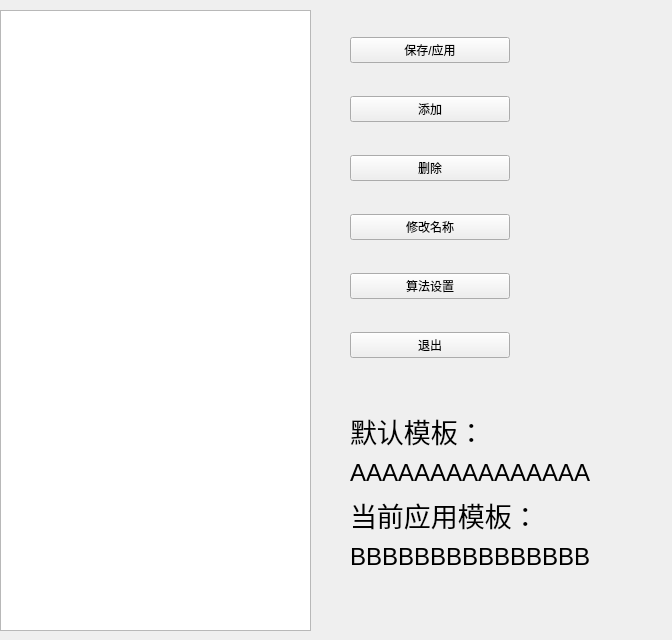
    <widget class="QWidget" name="tab_4">
     <attribute name="title">
      <string>模板管理</string>
     </attribute>
     <widget class="QListWidget" name="listWidget">
      <property name="geometry">
       <rect>
        <x>0</x>
        <y>10</y>
        <width>311</width>
        <height>621</height>
       </rect>
      </property>
      <property name="font">
       <font>
        <family>SimSun-ExtB</family>
        <pointsize>16</pointsize>
       </font>
      </property>
     </widget>
     <widget class="QWidget" name="layoutWidget">
      <property name="geometry">
       <rect>
        <x>350</x>
        <y>410</y>
        <width>313</width>
        <height>163</height>
       </rect>
      </property>
      <layout class="QVBoxLayout" name="verticalLayout_3">
       <item>
        <widget class="QLabel" name="label_54">
         <property name="minimumSize">
          <size>
           <width>0</width>
           <height>40</height>
          </size>
         </property>
         <property name="maximumSize">
          <size>
           <width>16777215</width>
           <height>40</height>
          </size>
         </property>
         <property name="font">
          <font>
           <family>AcadEref</family>
           <pointsize>20</pointsize>
          </font>
         </property>
         <property name="text">
          <string>默认模板：</string>
         </property>
        </widget>
       </item>
       <item>
        <widget class="QLabel" name="lb_DefaultName">
         <property name="minimumSize">
          <size>
           <width>311</width>
           <height>30</height>
          </size>
         </property>
         <property name="maximumSize">
          <size>
           <width>311</width>
           <height>30</height>
          </size>
         </property>
         <property name="font">
          <font>
           <family>Arial</family>
           <pointsize>18</pointsize>
          </font>
         </property>
         <property name="text">
          <string>AAAAAAAAAAAAAAA</string>
         </property>
         <property name="alignment">
          <set>Qt::AlignLeading|Qt::AlignLeft|Qt::AlignVCenter</set>
         </property>
        </widget>
       </item>
       <item>
        <widget class="QLabel" name="label_56">
         <property name="minimumSize">
          <size>
           <width>0</width>
           <height>40</height>
          </size>
         </property>
         <property name="maximumSize">
          <size>
           <width>16777215</width>
           <height>40</height>
          </size>
         </property>
         <property name="font">
          <font>
           <family>AcadEref</family>
           <pointsize>20</pointsize>
          </font>
         </property>
         <property name="text">
          <string>当前应用模板：</string>
         </property>
        </widget>
       </item>
       <item>
        <widget class="QLabel" name="lb_AppliedName">
         <property name="minimumSize">
          <size>
           <width>311</width>
           <height>30</height>
          </size>
         </property>
         <property name="maximumSize">
          <size>
           <width>311</width>
           <height>30</height>
          </size>
         </property>
         <property name="font">
          <font>
           <family>Arial</family>
           <pointsize>18</pointsize>
          </font>
         </property>
         <property name="text">
          <string>BBBBBBBBBBBBBBB</string>
         </property>
         <property name="alignment">
          <set>Qt::AlignLeading|Qt::AlignLeft|Qt::AlignVCenter</set>
         </property>
        </widget>
       </item>
      </layout>
     </widget>
     <widget class="QWidget" name="layoutWidget">
      <property name="geometry">
       <rect>
        <x>350</x>
        <y>10</y>
        <width>160</width>
        <height>381</height>
       </rect>
      </property>
      <layout class="QVBoxLayout" name="verticalLayout_2">
       <item>
        <widget class="QPushButton" name="pB_Model_Apply">
         <property name="styleSheet">
          <string notr="true">font: 20pt &quot;AcadEref&quot;;</string>
         </property>
         <property name="text">
          <string>保存/应用</string>
         </property>
        </widget>
       </item>
       <item>
        <widget class="QPushButton" name="pB_Model_Add">
         <property name="styleSheet">
          <string notr="true">font: 20pt &quot;AcadEref&quot;;</string>
         </property>
         <property name="text">
          <string>添加</string>
         </property>
        </widget>
       </item>
       <item>
        <widget class="QPushButton" name="pB_Model_Delete">
         <property name="styleSheet">
          <string notr="true">font: 20pt &quot;AcadEref&quot;;</string>
         </property>
         <property name="text">
          <string>删除</string>
         </property>
        </widget>
       </item>
       <item>
        <widget class="QPushButton" name="pB_Model_ChangeName">
         <property name="styleSheet">
          <string notr="true">font: 20pt &quot;AcadEref&quot;;</string>
         </property>
         <property name="text">
          <string>修改名称</string>
         </property>
        </widget>
       </item>
       <item>
        <widget class="QPushButton" name="pB_AlgSetting">
         <property name="styleSheet">
          <string notr="true">font: 20pt &quot;AcadEref&quot;;</string>
         </property>
         <property name="text">
          <string>算法设置</string>
         </property>
        </widget>
       </item>
       <item>
        <widget class="QPushButton" name="pB_Model_Exit1">
         <property name="styleSheet">
          <string notr="true">font: 20pt &quot;AcadEref&quot;;</string>
         </property>
         <property name="text">
          <string>退出</string>
         </property>
        </widget>
       </item>
      </layout>
     </widget>
    </widget>
